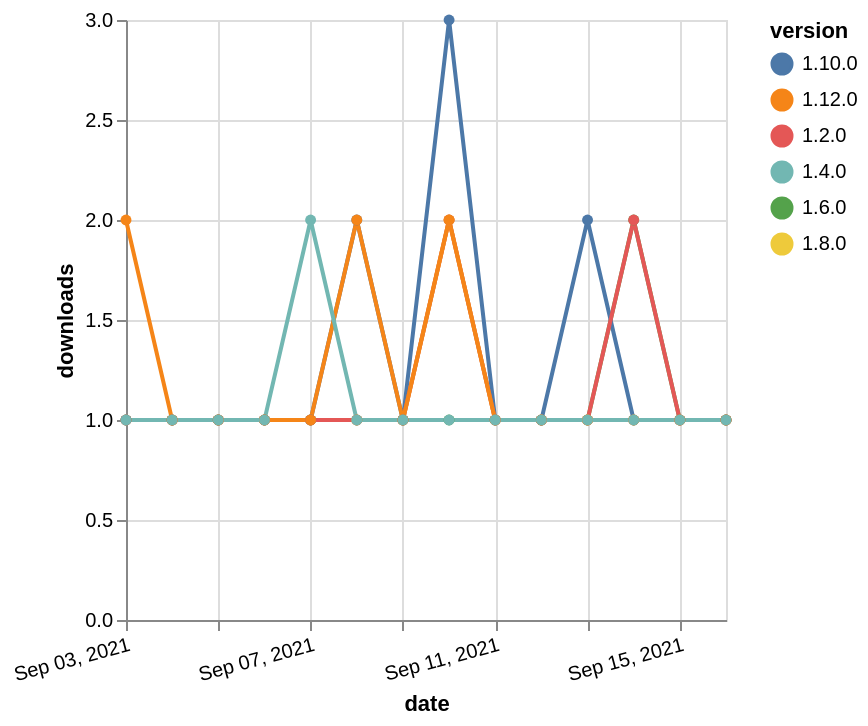

Express this chart as Vega-Lite.
### Vega-Lite specification from a JSON file in a GitHub repository (floating-point values rounded to 4 significant figures)
{"$schema": "https://vega.github.io/schema/vega-lite/v5.json", "description": "A simple bar chart with embedded data.", "data": {"values": [{"date": "2021-09-03", "total": 178, "delta": 1, "version": "1.6.0"}, {"date": "2021-09-04", "total": 179, "delta": 1, "version": "1.6.0"}, {"date": "2021-09-05", "total": 180, "delta": 1, "version": "1.6.0"}, {"date": "2021-09-06", "total": 181, "delta": 1, "version": "1.6.0"}, {"date": "2021-09-07", "total": 182, "delta": 1, "version": "1.6.0"}, {"date": "2021-09-08", "total": 183, "delta": 1, "version": "1.6.0"}, {"date": "2021-09-09", "total": 184, "delta": 1, "version": "1.6.0"}, {"date": "2021-09-10", "total": 185, "delta": 1, "version": "1.6.0"}, {"date": "2021-09-11", "total": 186, "delta": 1, "version": "1.6.0"}, {"date": "2021-09-12", "total": 187, "delta": 1, "version": "1.6.0"}, {"date": "2021-09-13", "total": 188, "delta": 1, "version": "1.6.0"}, {"date": "2021-09-14", "total": 190, "delta": 2, "version": "1.6.0"}, {"date": "2021-09-15", "total": 191, "delta": 1, "version": "1.6.0"}, {"date": "2021-09-16", "total": 192, "delta": 1, "version": "1.6.0"}, {"date": "2021-09-03", "total": 158, "delta": 1, "version": "1.8.0"}, {"date": "2021-09-04", "total": 159, "delta": 1, "version": "1.8.0"}, {"date": "2021-09-05", "total": 160, "delta": 1, "version": "1.8.0"}, {"date": "2021-09-06", "total": 161, "delta": 1, "version": "1.8.0"}, {"date": "2021-09-07", "total": 162, "delta": 1, "version": "1.8.0"}, {"date": "2021-09-08", "total": 163, "delta": 1, "version": "1.8.0"}, {"date": "2021-09-09", "total": 164, "delta": 1, "version": "1.8.0"}, {"date": "2021-09-10", "total": 166, "delta": 2, "version": "1.8.0"}, {"date": "2021-09-11", "total": 167, "delta": 1, "version": "1.8.0"}, {"date": "2021-09-12", "total": 168, "delta": 1, "version": "1.8.0"}, {"date": "2021-09-13", "total": 169, "delta": 1, "version": "1.8.0"}, {"date": "2021-09-14", "total": 170, "delta": 1, "version": "1.8.0"}, {"date": "2021-09-15", "total": 171, "delta": 1, "version": "1.8.0"}, {"date": "2021-09-16", "total": 172, "delta": 1, "version": "1.8.0"}, {"date": "2021-09-03", "total": 169, "delta": 1, "version": "1.10.0"}, {"date": "2021-09-04", "total": 170, "delta": 1, "version": "1.10.0"}, {"date": "2021-09-05", "total": 171, "delta": 1, "version": "1.10.0"}, {"date": "2021-09-06", "total": 172, "delta": 1, "version": "1.10.0"}, {"date": "2021-09-07", "total": 173, "delta": 1, "version": "1.10.0"}, {"date": "2021-09-08", "total": 175, "delta": 2, "version": "1.10.0"}, {"date": "2021-09-09", "total": 176, "delta": 1, "version": "1.10.0"}, {"date": "2021-09-10", "total": 179, "delta": 3, "version": "1.10.0"}, {"date": "2021-09-11", "total": 180, "delta": 1, "version": "1.10.0"}, {"date": "2021-09-12", "total": 181, "delta": 1, "version": "1.10.0"}, {"date": "2021-09-13", "total": 183, "delta": 2, "version": "1.10.0"}, {"date": "2021-09-14", "total": 184, "delta": 1, "version": "1.10.0"}, {"date": "2021-09-15", "total": 185, "delta": 1, "version": "1.10.0"}, {"date": "2021-09-16", "total": 186, "delta": 1, "version": "1.10.0"}, {"date": "2021-09-03", "total": 231, "delta": 1, "version": "1.2.0"}, {"date": "2021-09-04", "total": 232, "delta": 1, "version": "1.2.0"}, {"date": "2021-09-05", "total": 233, "delta": 1, "version": "1.2.0"}, {"date": "2021-09-06", "total": 234, "delta": 1, "version": "1.2.0"}, {"date": "2021-09-07", "total": 235, "delta": 1, "version": "1.2.0"}, {"date": "2021-09-08", "total": 236, "delta": 1, "version": "1.2.0"}, {"date": "2021-09-09", "total": 237, "delta": 1, "version": "1.2.0"}, {"date": "2021-09-10", "total": 239, "delta": 2, "version": "1.2.0"}, {"date": "2021-09-11", "total": 240, "delta": 1, "version": "1.2.0"}, {"date": "2021-09-12", "total": 241, "delta": 1, "version": "1.2.0"}, {"date": "2021-09-13", "total": 242, "delta": 1, "version": "1.2.0"}, {"date": "2021-09-14", "total": 244, "delta": 2, "version": "1.2.0"}, {"date": "2021-09-15", "total": 245, "delta": 1, "version": "1.2.0"}, {"date": "2021-09-16", "total": 246, "delta": 1, "version": "1.2.0"}, {"date": "2021-09-03", "total": 114, "delta": 2, "version": "1.12.0"}, {"date": "2021-09-04", "total": 115, "delta": 1, "version": "1.12.0"}, {"date": "2021-09-05", "total": 116, "delta": 1, "version": "1.12.0"}, {"date": "2021-09-06", "total": 117, "delta": 1, "version": "1.12.0"}, {"date": "2021-09-07", "total": 118, "delta": 1, "version": "1.12.0"}, {"date": "2021-09-08", "total": 120, "delta": 2, "version": "1.12.0"}, {"date": "2021-09-09", "total": 121, "delta": 1, "version": "1.12.0"}, {"date": "2021-09-10", "total": 123, "delta": 2, "version": "1.12.0"}, {"date": "2021-09-11", "total": 124, "delta": 1, "version": "1.12.0"}, {"date": "2021-09-12", "total": 125, "delta": 1, "version": "1.12.0"}, {"date": "2021-09-13", "total": 126, "delta": 1, "version": "1.12.0"}, {"date": "2021-09-14", "total": 127, "delta": 1, "version": "1.12.0"}, {"date": "2021-09-15", "total": 128, "delta": 1, "version": "1.12.0"}, {"date": "2021-09-16", "total": 129, "delta": 1, "version": "1.12.0"}, {"date": "2021-09-03", "total": 180, "delta": 1, "version": "1.4.0"}, {"date": "2021-09-04", "total": 181, "delta": 1, "version": "1.4.0"}, {"date": "2021-09-05", "total": 182, "delta": 1, "version": "1.4.0"}, {"date": "2021-09-06", "total": 183, "delta": 1, "version": "1.4.0"}, {"date": "2021-09-07", "total": 185, "delta": 2, "version": "1.4.0"}, {"date": "2021-09-08", "total": 186, "delta": 1, "version": "1.4.0"}, {"date": "2021-09-09", "total": 187, "delta": 1, "version": "1.4.0"}, {"date": "2021-09-10", "total": 188, "delta": 1, "version": "1.4.0"}, {"date": "2021-09-11", "total": 189, "delta": 1, "version": "1.4.0"}, {"date": "2021-09-12", "total": 190, "delta": 1, "version": "1.4.0"}, {"date": "2021-09-13", "total": 191, "delta": 1, "version": "1.4.0"}, {"date": "2021-09-14", "total": 192, "delta": 1, "version": "1.4.0"}, {"date": "2021-09-15", "total": 193, "delta": 1, "version": "1.4.0"}, {"date": "2021-09-16", "total": 194, "delta": 1, "version": "1.4.0"}]}, "width": "container", "mark": {"type": "line", "point": {"filled": true}}, "encoding": {"x": {"field": "date", "type": "temporal", "timeUnit": "yearmonthdate", "title": "date", "axis": {"labelAngle": -15}}, "y": {"field": "delta", "type": "quantitative", "title": "downloads"}, "color": {"field": "version", "type": "nominal"}, "tooltip": {"field": "delta"}}}
